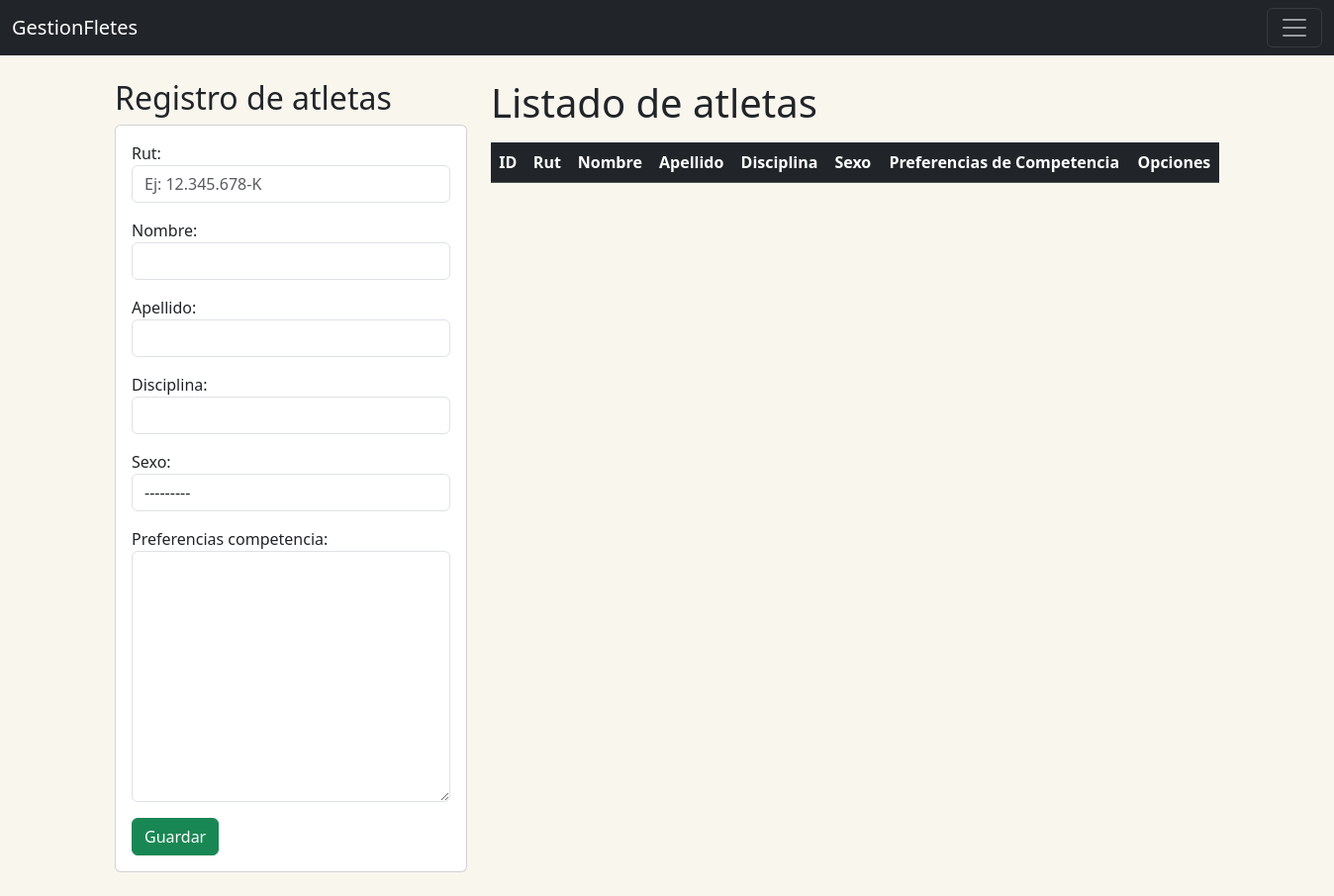
The app's page /atletas/registrarAtleta/, older data.
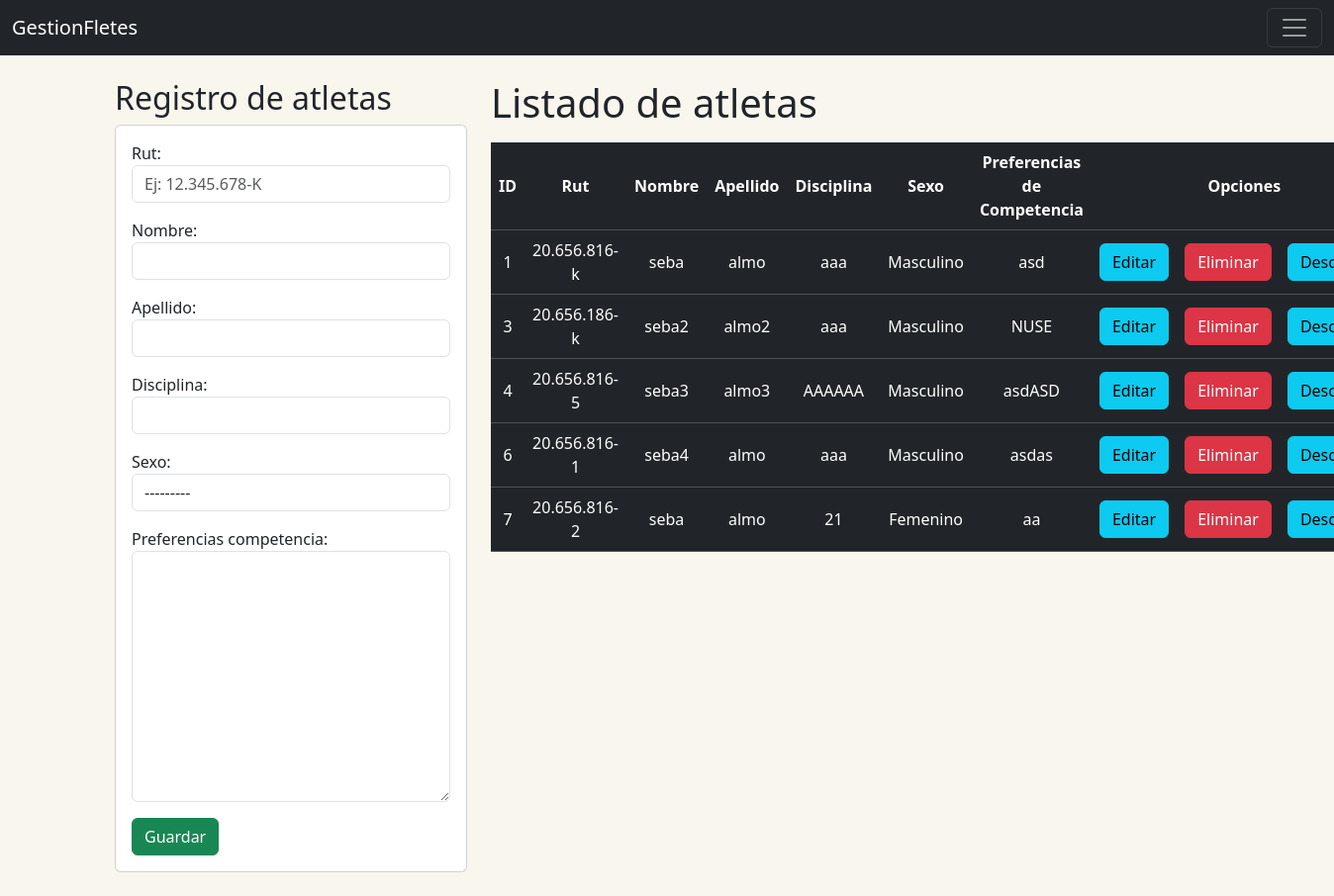
The same page, newer data.
### CrudAtletas/models.py (models this page shows, shortened)
class Atleta(models.Model):
    SEXO_CHOICES = [
        ('F', 'Femenino'),
        ('M', 'Masculino'),
    ]
    atletaID = models.AutoField(primary_key=True)
    rut = models.CharField(unique= True, max_length=12, validators=[validate_rut], error_messages={
            'unique': " Ya existe un Usuario con este RUt.",
        })
    nombre = models.CharField(max_length=30)
    apellido = models.CharField(max_length=30)
    disciplina = models.CharField(max_length=30)
    sexo = models.CharField(max_length=1, choices=SEXO_CHOICES)
    preferencias_competencia = models.TextField()

### CrudAtletas/views.py (the view)
# urls.py: path('registrarAtleta/', views.registrarAtleta, name='registrarAtleta'),
def registrarAtleta(request):
    atletas = Atleta.objects.all()
    if request.method == 'POST':
        form = AtletaForm(request.POST)
        if form.is_valid():
            form.save()
            messages.success(request, 'Atleta Registrado Correctamente!')
            return redirect('registrarAtleta')
        else:
            messages.error(request, 'Error al registrar el atleta. Por favor, verificar los datos.')
    else:
        form = AtletaForm()
    return render(request,'gestionAtletas.html', {"form":form, "atletas":atletas})

### CrudAtletas/forms.py
class AtletaForm(forms.ModelForm):
    class Meta:
        model = Atleta
        fields = '__all__'

### CrudAtletas/templates/gestionAtletas.html (shortened to what this page needs)
{% extends "Base.html" %}
{% load widget_tweaks %}
{% block body %}
<div class="row">
    <div class="col-sm-12 col-md-6 col-lg-4 col-xl-4">
        <h2 >Registro de atletas</h2>
        <div class="card">
            <div class="card-body">
                <form action="{% url 'registrarAtleta' %}" method="POST">
                    <div class="mb-3">
                        {{ form.rut.label_tag }}
                        {% render_field form.rut class="form-control" placeholder="Ej: 12.345.678-K"  maxlength="12" %}
                    </div>
                    <div class="mb-3">
                        {{ form.nombre.label_tag }}
                        {% render_field form.nombre class="form-control" maxlength="30" %}
                    </div>
                    <div class="mb-3">
                        {{ form.apellido.label_tag }}
                        {% render_field form.apellido class="form-control" maxlength="30" %}
                    </div>
                    <div class="mb-3">
                        {{ form.disciplina.label_tag }}
                        {% render_field form.disciplina class="form-control" maxlength="30" %}
                    </div>
                    <div class="mb-3">
                        {{ form.sexo.label_tag }}
                        {% render_field form.sexo class="form-control" %}
                    </div>
                    <div class="mb-3">
                        {{ form.preferencias_competencia.label_tag }}
                        {% render_field form.preferencias_competencia class="form-control" %}
                    </div>
                    <button type="submit" class="btn btn-success">Guardar</button>
                </form>
            </div>
        </div>
    </div>
    <div class="col-sm-12 col-md-6 col-lg-8 col-xl-8">
        <h1>Listado de atletas</h1>
        <div class="table responsive py-2">
            <table class="table table-hover table-dark">
                <thead class="thead-dark">
                    <tr>
                        <th scope="col">ID</th>
                        <th scope="col">Rut</th>
                        <th scope="col">Nombre</th>
                        <th scope="col">Apellido</th>
                        <th scope="col">Disciplina</th>
                        <th scope="col">Sexo</th>
                        <th scope="col">Preferencias de Competencia</th>
                        <th colspan="3" scope="col">Opciones</th>
                    </tr>
                </thead>
                <tbody>
                    {% for atleta in atletas %}
                    <tr>
                        <td>{{atleta.atletaID}}</td>
                        <td>{{atleta.rut}}</td>
                        <td>{{atleta.nombre}}</td>
                        <td>{{atleta.apellido}}</td>
                        <td>{{atleta.disciplina}}</td>
                        <td>{{atleta.get_sexo_display}}</td>
                        <td>{{atleta.preferencias_competencia}}</td>
                        <td><a href="{% url 'editarAtleta' atleta.atletaID %}" class="btn btn-info">Editar</a></td>
                        <td><a href="{% url 'eliminarAtleta' atleta.atletaID %}" class="btn btn-danger btnEliminacion">Eliminar</a></td>
                        <td><a href="{% url 'exportar_atletas_excel'  %}" class="btn btn-info">Descargar</a></td>
                    </tr>
                    {% endfor %}
                </tbody>
            </table>
        </div>
    </div>
</div>
{% endblock %}

Row changes from the older to the newer data that the page shows:
added Atleta: atletaID "1", rut "20.656.816-k", nombre "seba", apellido "almo", disciplina "aaa", sexo "Masculino", preferencias_competencia "asd"
added Atleta: atletaID "3", rut "20.656.186-k", nombre "seba2", apellido "almo2", disciplina "aaa", sexo "Masculino", preferencias_competencia "NUSE"
added Atleta: atletaID "4", rut "20.656.816-5", nombre "seba3", apellido "almo3", disciplina "AAAAAA", sexo "Masculino", preferencias_competencia "asdASD"
added Atleta: atletaID "6", rut "20.656.816-1", nombre "seba4", apellido "almo", disciplina "aaa", sexo "Masculino", preferencias_competencia "asdas"
added Atleta: atletaID "7", rut "20.656.816-2", nombre "seba", apellido "almo", disciplina "21", sexo "Femenino", preferencias_competencia "aa"
